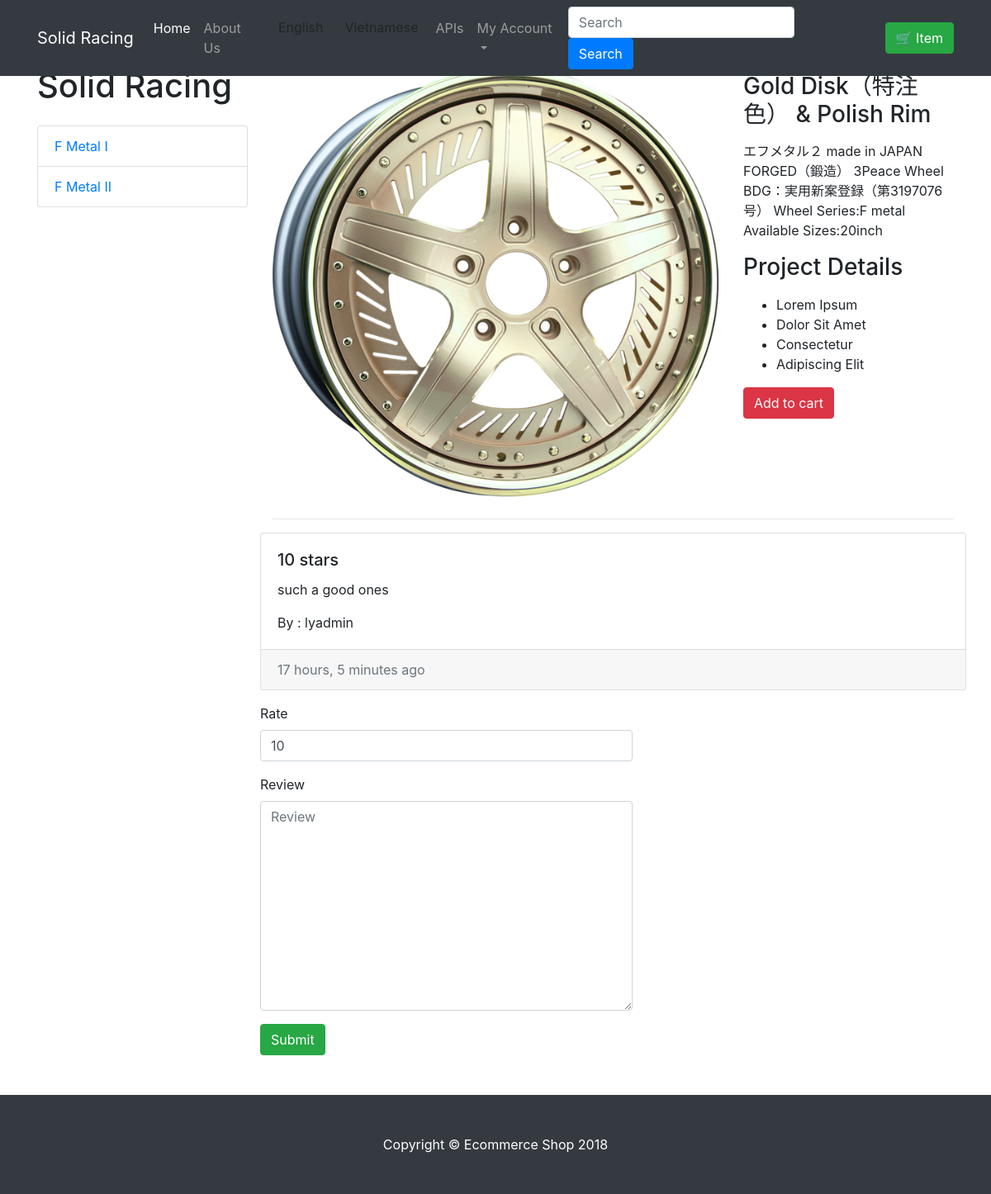
The app's page /gold-disk-polish-rim/ with its own data.
### shop/models.py (models this page shows, shortened)
class Category(models.Model):
    name = models.CharField(max_length=250)
    slug = AutoSlugField(populate_from='name')
    image = models.ImageField(upload_to="categories", blank=True)
    description = models.TextField(blank=True)
    featured = models.BooleanField(default=False)
    active = models.BooleanField(default=True)
    created = models.DateTimeField(auto_now_add=True)
    modified = models.DateTimeField(auto_now=True)
    class Meta:
        verbose_name_plural = "Categories"

class Product(models.Model):
    name = models.CharField(max_length=250)
    slug = AutoSlugField(populate_from='name')
    image = models.ImageField(upload_to="products", blank=True)
    brand = models.CharField(max_length=250, blank=True)
    shipping = models.CharField(max_length=250, blank=True)
    description = models.TextField(blank=True)
    price = models.DecimalField(max_digits=15, decimal_places=2, default=0.0)
    category = models.ForeignKey(Category, on_delete=models.CASCADE)
    featured = models.BooleanField(default=False)
    active = models.BooleanField(default=True)
    created = models.DateTimeField(auto_now_add=True)
    modified = models.DateTimeField(auto_now=True)

class Review(models.Model):
    product = models.ForeignKey(Product, on_delete=models.CASCADE)
    user = models.ForeignKey(User, on_delete=models.CASCADE)
    rate = models.IntegerField(default=10, validators=[MaxValueValidator(10), MinValueValidator(1)])
    review = models.TextField(blank=True)
    created = models.DateTimeField(auto_now_add=True)
    active = models.BooleanField(default=True)

### shop/views.py (the view)
# urls.py: path('<slug>/', views.detail, name="detail"),
def detail(request, slug):
    product = Product.objects.get(active=True, slug=slug)
    if request.method == "POST":
        form = ReviewForm(request.POST)
        if form.is_valid():
            review = form.save(commit=False)
            review.product = product
            review.user = request.user
            review.save()
            messages.success(request, "Review saved")
        else:
            messages.error(request, "Invalid form")
    else:
        form = ReviewForm()
    categories = Category.objects.filter(active=True)
    context = {"product" : product,
               "categories":categories,
               "form": form}
    return render(request, "shop/detail.html", context)

### shop/forms.py
class ReviewForm(forms.ModelForm):
    class Meta:
        fields = ["rate", "review"]
        model = models.Review

### shop/templates/shop/detail.html (shortened to what this page needs)
{% extends "shop/base.html" %}
{% load bootstrap4 %}
{% block content %}
    <div class="row">
        <div class="col-md-8">
          <img class="img-fluid" src="/media/{{ product.image }}" alt="">
        </div>
        <div class="col-md-4">
          <h3 class="my-3">{{ product.name|title }}</h3>
          <p>{{ product.description }}</p>
          <h3 class="my-3">Project Details</h3>
          <ul>
            <li>Lorem Ipsum</li>
            <li>Dolor Sit Amet</li>
            <li>Consectetur</li>
            <li>Adipiscing Elit</li>
          </ul>
            <form action="{% url "shop:cart" product.slug%}">
                <input type="submit" class="btn btn-danger" value="Add to cart">
            </form>
        </div>
</div>
        <hr>
        <div class="row">
        {% for item in product.review_set.all %}
            <div class="card mb-3 w-100">
          <div class="card-body">
            <h5 class="card-title">{{ item.rate }} star{{ item.rate|pluralize }}</h5>
            <p class="card-text">{{ item.review}}</p>
            <p class="card-text">By : {{ item.user.username}}</p>
          </div>
          <div class="card-footer text-muted">
            {{ item.created|timesince }} ago
          </div>
        </div>
        {% endfor %}
        </div>
    <div class="row mb-5">
    <form method="post">
    {% bootstrap_form form %}
    <input type="submit" class="btn btn-success">
    </form>
    </div>
{% endblock %}

### shop/templates/shop/base.html (shortened to what this page needs)
<!DOCTYPE html>
<html lang="en">
{% load static %}
{% load bootstrap4 %}
  <head>
    <link href="{% static "shop/css/bootstrap.min.css" %}" rel="stylesheet">
    <link href="{% static "shop/css/shop-homepage.css" %}" rel="stylesheet">
  </head>
  <body>
    <nav class="navbar navbar-expand-lg navbar-dark bg-dark fixed-top">
      <div class="container">
        <a class="navbar-brand" href="/">Solid Racing</a>
        <div class="collapse navbar-collapse" id="navbarResponsive">
          <ul class="navbar-nav ml-auto">
            <li class="nav-item active">
              <a class="nav-link lang" key="home" href="{% url "shop:home" %}">Home
              </a>
            </li>
            <li class="nav-item">
              <a class="nav-link lang" key="about" >About Us
              </a>
            </li>
            <li class="nav-item">
              <a id="km" class="btn translate">English</a>
            </li>
            <li class="nav-item">
              <a id="en" class="btn translate" >Vietnamese</a>
            </li>
            <li class="nav-item">
              <a class="nav-link" href="{% url "shop:api_products" %}">APIs</a>
            </li>
              <li class="nav-item dropdown">
                    <a class="nav-link dropdown-toggle" href="#" id="navbarDropdown" role="button" data-toggle="dropdown" aria-haspopup="true" aria-expanded="false">My Account</a>
                </li>
          </ul>
            <form class="form-inline my-2 my-lg-0 mr-4" action="{% url 'shop:search' %}">
                <input class="form-control mr-sm-2" name="q" type="search" placeholder="Search" aria-label="Search">
                <button class="btn btn-primary my-2 my-sm-0" type="submit">Search</button>
            </form>
            <a href="/mycart" class="btn btn-success">🛒{{ request.session.data.count }} Item{{ request.session.data.count|pluralize }}</a>
        </div>
      </div>
    </nav>
    <div class="container">
      <div class="row">
        <div class="col-lg-3">
          <h1 class="my-4">Solid Racing</h1>
          <div class="list-group">
              {% for c in categories %}
                  <a href="{% url "shop:categories" c.slug %}" class="list-group-item">{{ c.name }}</a>
              {% endfor %}
          </div>
        </div>
        <div class="col-lg-9 mt-3">
              {% block content %}{% endblock %}
        </div>
      </div>
    </div>
    <footer class="py-5 bg-dark">
      <div class="container">
        <p class="m-0 text-center text-white">Copyright &copy; Ecommerce Shop 2018</p>
      </div>
    </footer>
  </body>
</html>

### shop/static/shop/css/shop-homepage.css (style rules this page uses)
body { padding-top: 54px; }
@media (min-width: 992px) { body { padding-top: 56px; } }

### records on screen
Category: name "F Metal I"
Category: name "F Metal II"
Product: image (picture), name "Gold Disk（特注色） & Polish Rim", description "エフメタル２ made in JAPAN FORGED（鍛造） 3Peace Wheel BDG：実用新案登録（第3197076号） Wheel Series:F metal Available Sizes:20inch"
Review: rate "10", review "such a good ones", user.username "lyadmin", created "17 hours, 5 minutes"
